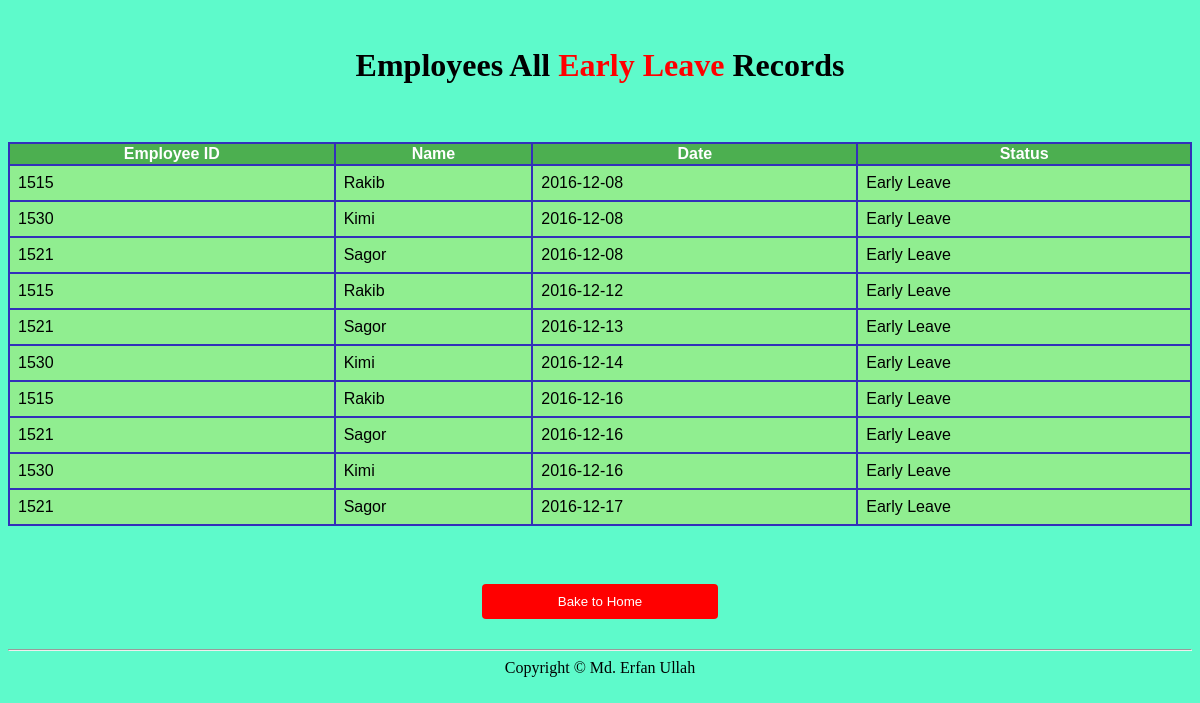
Screenshot of /admin/early_leave.php (signed in) with the database file from the repository.
### tables this page shows
CREATE TABLE `attendence` (
  `a_id` int(10) NOT NULL,
  `ID` int(11) NOT NULL,
  `Date` date DEFAULT NULL,
  `intime` time DEFAULT NULL,
  `outtime` time DEFAULT NULL,
  `status` varchar(20) DEFAULT NULL,
  `status2` varchar(20) DEFAULT NULL
);

CREATE TABLE `employee_info` (
  `ID` int(10) NOT NULL,
  `Name` varchar(25) NOT NULL,
  `contact` varchar(15) NOT NULL,
  `Email` varchar(30) DEFAULT NULL,
  `Adress` varchar(50) NOT NULL,
  `Bdate` date NOT NULL,
  `Sex` varchar(10) NOT NULL,
  `Salary` int(8) DEFAULT NULL,
  `dep_id` int(10) NOT NULL,
  `pic` varchar(60) NOT NULL
);

### functions/dbconfig.php (called while the page is built)
<?php
	class dbconfig{
		public function connection(){
			$conn = new mysqli("127.0.0.1","root","","employee");
			return $conn;
		}
	}
?>

### functions/functions.php (called while the page is built, shortened)
<?php
class cls_func{
	public function con(){
		$connect = new dbconfig();
		return $connect->connection();
	}
	public function early(){
		$result = $this->con()->query("SELECT * FROM `attendence` WHERE status2='Early Leave'");
		return $result;
	}
	public function get_emp_name($ID){
		$result = $this->con()->query("SELECT Name FROM `employee_info` WHERE  ID='$ID'");
		return $result;
	}
	}
	?>

### admin/early_leave.php (the view, shortened to what this page needs)
<?php
	require_once('../functions/dbconfig.php');
	require_once('../functions/functions.php');
	$obj = new cls_func();
	$qry=$obj->early();
?>
<link rel="stylesheet" type="text/css" href="admin.css">
<center><h1>Employees All <font color="red">Early Leave</font> Records</h1></center>
<table style="width:100%">
  <tr>
    <th>Employee ID</th>
    <th>Name</th>
    <th>Date</th>
    <th>Status</th>
  </tr>
<?php
  while($rec=$qry->fetch_assoc() )
						{
  ?>
  <tr>
    <td><?php echo $rec['ID']; ?></td>
    <td><?php
    $qry1=$obj->get_emp_name($rec['ID']);
    $rec1=$qry1->fetch_assoc();
    echo $rec1['Name']; ?></td>
    <td><?php echo $rec['Date']; ?></td>
    <td><?php echo $rec['status2']; ?></td>
  </tr>
  <?php
						}
?>
  </table>
  <center><a href = "atten.php"><input id="cancel" type = "button" value ="Bake to Home"></a></center>
<hr>
  <center><footer>Copyright © Md. Erfan Ullah</footer></center>

### admin/admin.css (style rules this page uses)
input[type=button] { width: 20%; background-color: red; color: white; padding: 10px 7px; margin: 4px 0; border: none; border-radius: 4px; cursor: pointer; }
table { font-family: arial, sans-serif; border-collapse: collapse; width: 100%; background-color: lightgreen; }
th { background-color: #4CAF50; border: 2px solid #332FBA ; color: white; }
td { border: 2px solid #332FBA ; text-align: left; padding: 8px; }

### rows the page displays
attendence: ID "1515", employee_info.Name "Rakib", Date "2016-12-08", status2 "Early Leave"
attendence: ID "1530", employee_info.Name "Kimi", Date "2016-12-08", status2 "Early Leave"
attendence: ID "1521", employee_info.Name "Sagor", Date "2016-12-08", status2 "Early Leave"
attendence: ID "1515", employee_info.Name "Rakib", Date "2016-12-12", status2 "Early Leave"
attendence: ID "1521", employee_info.Name "Sagor", Date "2016-12-13", status2 "Early Leave"
attendence: ID "1530", employee_info.Name "Kimi", Date "2016-12-14", status2 "Early Leave"
attendence: ID "1515", employee_info.Name "Rakib", Date "2016-12-16", status2 "Early Leave"
attendence: ID "1521", employee_info.Name "Sagor", Date "2016-12-16", status2 "Early Leave"
attendence: ID "1530", employee_info.Name "Kimi", Date "2016-12-16", status2 "Early Leave"
attendence: ID "1521", employee_info.Name "Sagor", Date "2016-12-17", status2 "Early Leave"
